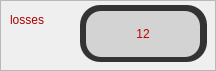
       <widget class="QFrame" name="frame">
        <property name="frameShape">
         <enum>QFrame::StyledPanel</enum>
        </property>
        <property name="frameShadow">
         <enum>QFrame::Raised</enum>
        </property>
        <widget class="QToolButton" name="toolButton_4">
         <property name="geometry">
          <rect>
           <x>80</x>
           <y>5</y>
           <width>127</width>
           <height>57</height>
          </rect>
         </property>
         <property name="styleSheet">
          <string notr="true">border-radius:20px;
background-color: rgb(51, 51, 51);</string>
         </property>
         <property name="text">
          <string/>
         </property>
        </widget>
        <widget class="QToolButton" name="win_rate_loss">
         <property name="geometry">
          <rect>
           <x>86</x>
           <y>11</y>
           <width>114</width>
           <height>46</height>
          </rect>
         </property>
         <property name="styleSheet">
          <string notr="true">border-radius:15px;
background-color: rgb(211, 211, 211);
font: 63 17pt &quot;Yu Gothic UI Semibold&quot;;
color: #c30000;</string>
         </property>
         <property name="text">
          <string>12</string>
         </property>
        </widget>
        <widget class="QLabel" name="label_7">
         <property name="geometry">
          <rect>
           <x>10</x>
           <y>10</y>
           <width>61</width>
           <height>20</height>
          </rect>
         </property>
         <property name="styleSheet">
          <string notr="true">font: 63 italic 10pt &quot;Segoe UI Semibold&quot;;
color: rgb(170, 0, 0);
font: 75 12pt &quot;Times New Roman&quot;;</string>
         </property>
         <property name="text">
          <string>losses</string>
         </property>
        </widget>
       </widget>
